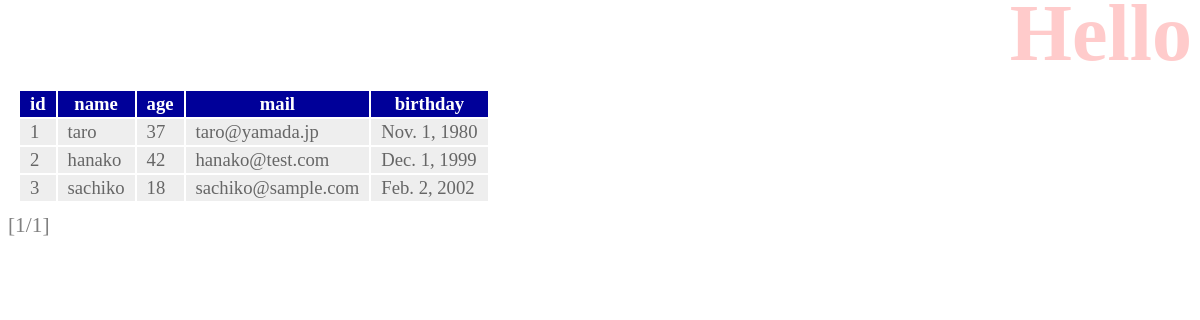
The page /hello/ on the database as committed earlier.
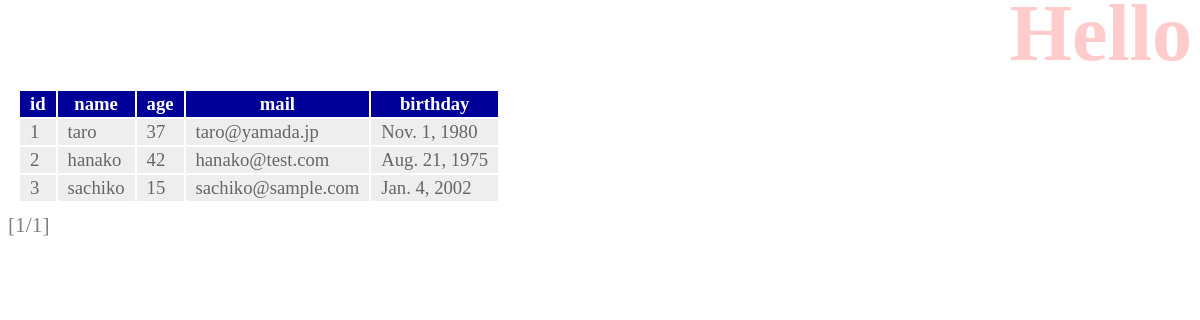
The same page on the database as committed later.
### hello/models.py (models this page shows, shortened)
class Friend(models.Model):
    name = models.CharField(max_length=100,validators=[number_only])
    mail = models.EmailField(max_length=200)
    gender = models.BooleanField()
    age = models.IntegerField()
    birthday = models.DateField()

### hello/views.py (the view)
# urls.py: path('', views.index, name='index'),
def index(request, num=1):
    data = Friend.objects.all()
    page = Paginator(data, 3)
    params = {
                'title': 'Hello',
                'message':'',
                'data': page.get_page(num),
            }
    return render(request, 'hello/index.html' , params)

### hello/templates/hello/index.html (shortened to what this page needs)
{% load static %}
<!doctype html>
<html lang="ja">
<head>
    <link rel="stylesheet" type="text/css" href="{% static 'hello/css/style.css' %}" />
</head>
<body>
    <h1>{{title}}</h1>
    <table>
        <tr>
            <th>id</th>
            <th>name</th>
            <th>age</th>
            <th>mail</th>
            <th>birthday</th>
        </tr>
        {% for item in data %}
        <tr>
            <td>{{item.id}}</td>
            <td>{{item.name}}</td>
            <td>{{item.age}}</td>
            <td>{{item.mail}}</td>
            <td>{{item.birthday}}</td>
        </tr>
        {% endfor %}
    </table>
    <div class="pagination">
            <span class="current">
                [{{data.number}}/{{data.paginator.num_pages}}]
            </span>
    </div>
</body>
</html>

Rows that differ between the two databases and show on the page:
changed Friend "hanako": birthday "Dec. 1, 1999" → "Aug. 21, 1975"
changed Friend "sachiko": age "18" → "15"; birthday "Feb. 2, 2002" → "Jan. 4, 2002"
